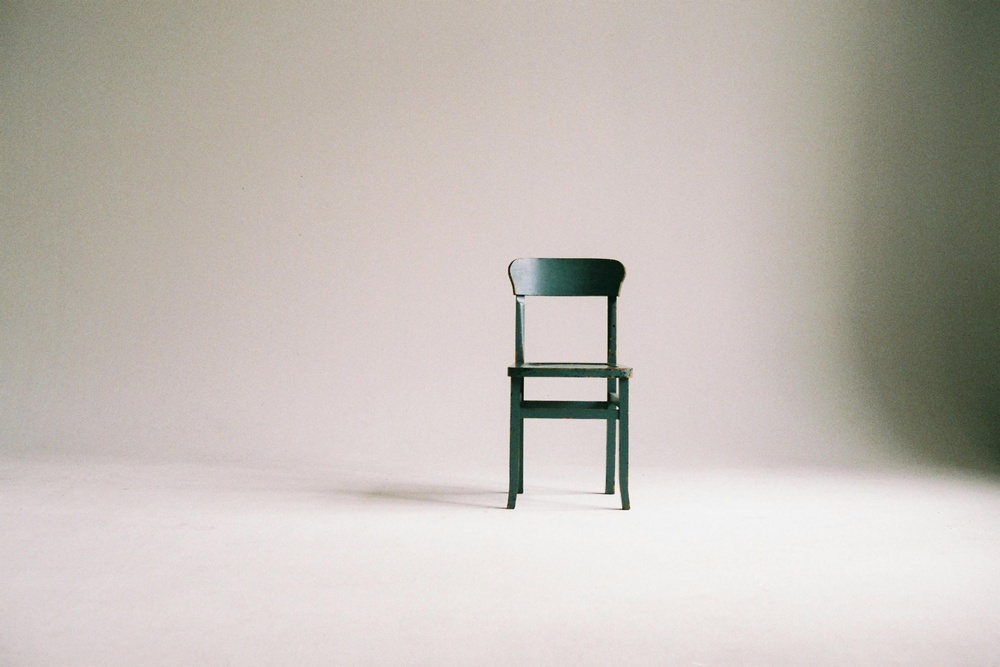
#> input picture A chair.jpg, 1000 x 667 px, shrunk from 3360 x 2240 before the run, found by its file name
$ python main.py
#> lines starting #> are read from the running program, lines starting #| are printed output that depends on the picture; after the words box and inside, x2 and y2 are one past the last pixel; in counts of white or black regions, pixels touching at a corner belong together
import cv2
import numpy as np

def global_adaptive_thresholding(image, epsilon):
    """
    Perform global adaptive thresholding as per Section 2.7.1.
    Parameters:
        image: Grayscale input image
        epsilon: Convergence threshold
    Returns:
        Binarized image
    """
#> called with epsilon = 1
    # Initial threshold: median of pixel intensities
    tau = np.median(image)
#> tau = 200

    while True:
        # Divide pixels into two groups
        group_low = image[image <= tau]
        group_high = image[image > tau]

        # Calculate means of each group
        mu0 = np.mean(group_low) if group_low.size > 0 else 0
        mu1 = np.mean(group_high) if group_high.size > 0 else 0

        # New threshold
        tau_new = (mu0 + mu1) / 2

        # Check convergence
        if abs(tau - tau_new) <= epsilon:
            break
        tau = tau_new
#> this loop made 9 passes
#> (mu0, mu1, tau_new, tau) on passes 1 to 8: (160, 219.2, 189.6, 189.6), (147.8, 214.1, 180.9, 180.9), (136.7, 210.7, 173.7, 173.7), (128.2, 208.5, 168.3, 168.3), (122.4, 207.1, 164.8, 164.8), (118, 206.2, 162.1, 162.1), (116, 205.8, 160.9, 160.9), (114, 205.3, 159.7, 159.7)
#> (mu0, mu1, tau_new) on pass 9: (113, 205.1, 159.1)

    # Binarize the image
    binary_image = np.where(image > tau_new, 255, 0).astype(np.uint8)
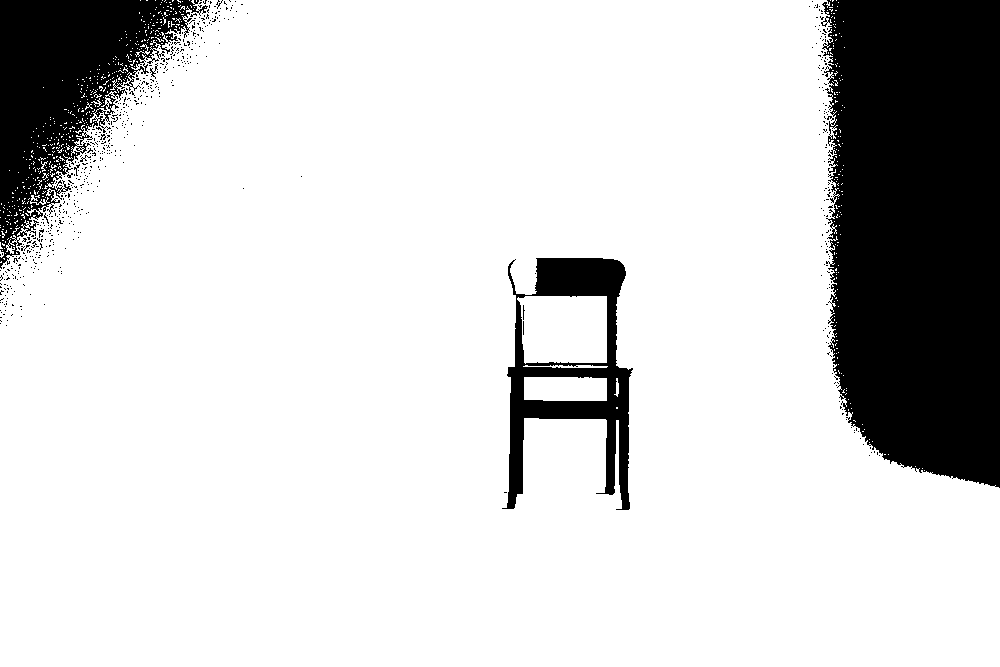
#> binary_image: shape (667, 1000); 82.9% white; 663 black regions (657 under 20 px), largest, box (x1, y1, x2, y2) and area: (821, 0, 1000, 488) 76955, (0, 0, 208, 269) 24090, (502, 258, 633, 510) 11608, (150, 63, 158, 79) 38, (80, 155, 91, 162) 23, (74, 164, 80, 176) 23
    return binary_image

def local_adaptive_thresholding(image, w_w, h_w):
    """
    Perform local adaptive thresholding as per Section 2.7.2.
    Parameters:
        image: Grayscale input image
        w_w: Width of the local neighborhood
        h_w: Height of the local neighborhood
    Returns:
        Binarized image
    """
#> called with w_w = 51, h_w = 51
    h, w = image.shape
#> h = 667; w = 1000
    binary_image = np.zeros_like(image, dtype=np.uint8)

    # Ensure odd dimensions for neighborhood
    w_w = w_w if w_w % 2 == 1 else w_w + 1
    h_w = h_w if h_w % 2 == 1 else h_w + 1

    # Pad image to handle boundaries
    pad_w = w_w // 2
    pad_h = h_w // 2
    padded_image = cv2.copyMakeBorder(image, pad_h, pad_h, pad_w, pad_w, cv2.BORDER_REPLICATE)
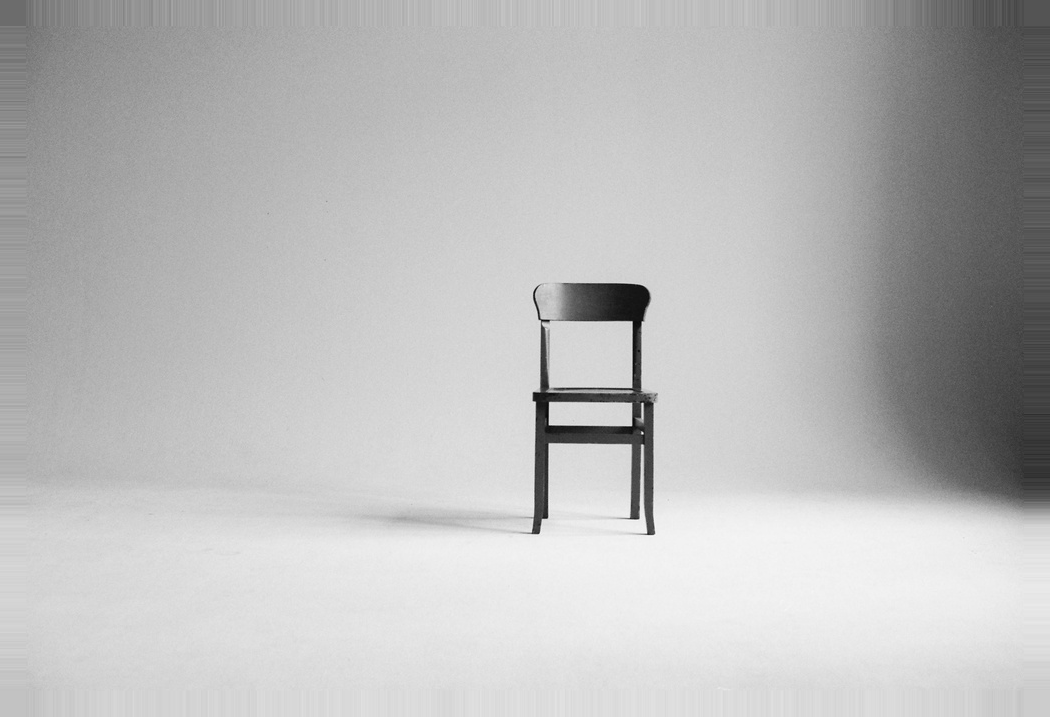
#> padded_image: shape (717, 1050); min 5, max 250, mean 187.2

    # Process each pixel
    for y in range(h):
        for x in range(w):
            # Define neighborhood bounds with padding offset
            x_start = x + pad_w
            x_end = x_start + w_w
            y_start = y + pad_h
            y_end = y_start + h_w

            # Extract neighborhood
            neighborhood = padded_image[y_start:y_end, x_start:x_end]
            tau_xy = np.mean(neighborhood)

            # Binarize pixel
            binary_image[y, x] = 255 if image[y, x] > tau_xy else 0
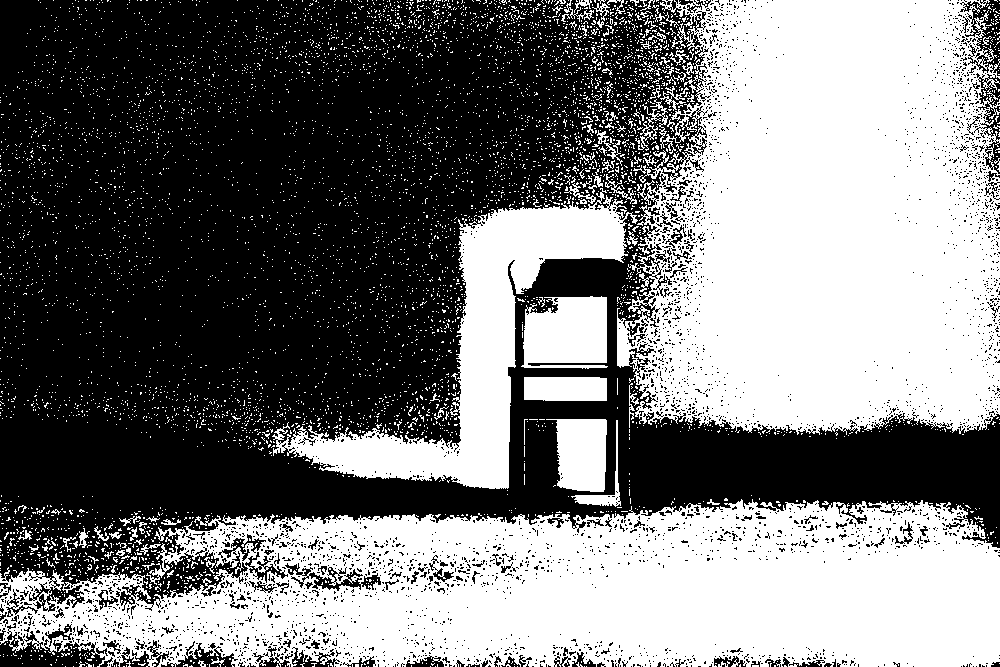
#> binary_image: shape (667, 1000); 47.1% white; 6155 white regions (6050 under 20 px), largest, box (x1, y1, x2, y2) and area: (617, 0, 1000, 435) 136160, (0, 499, 1000, 667) 122443, (272, 188, 638, 489) 26803
#> neighborhood: shape (26, 26); every value is 204

    return binary_image

def main():
    # Load image
    input_image = cv2.imread('/Users/razeek_j/Documents/SRH Docs/Semester 1/Block 3/Image Processing/Task 1/A chair.jpg', cv2.IMREAD_GRAYSCALE)
    if input_image is None:
        print("Error: Could not load image.")
        return

    # Parameters
    epsilon = 1.0  # Convergence threshold for global method
    w_w, h_w = 51, 51  # Neighborhood size for local method

    # Apply global adaptive thresholding
    global_binary = global_adaptive_thresholding(input_image, epsilon)
    cv2.imwrite('global_binary.jpg', global_binary)

    # Apply local adaptive thresholding
    local_binary = local_adaptive_thresholding(input_image, w_w, h_w)
    cv2.imwrite('local_binary.jpg', local_binary)

    print("Binarization complete. Check 'global_binary.jpg' and 'local_binary.jpg'.")

if __name__ == "__main__":
    main()
